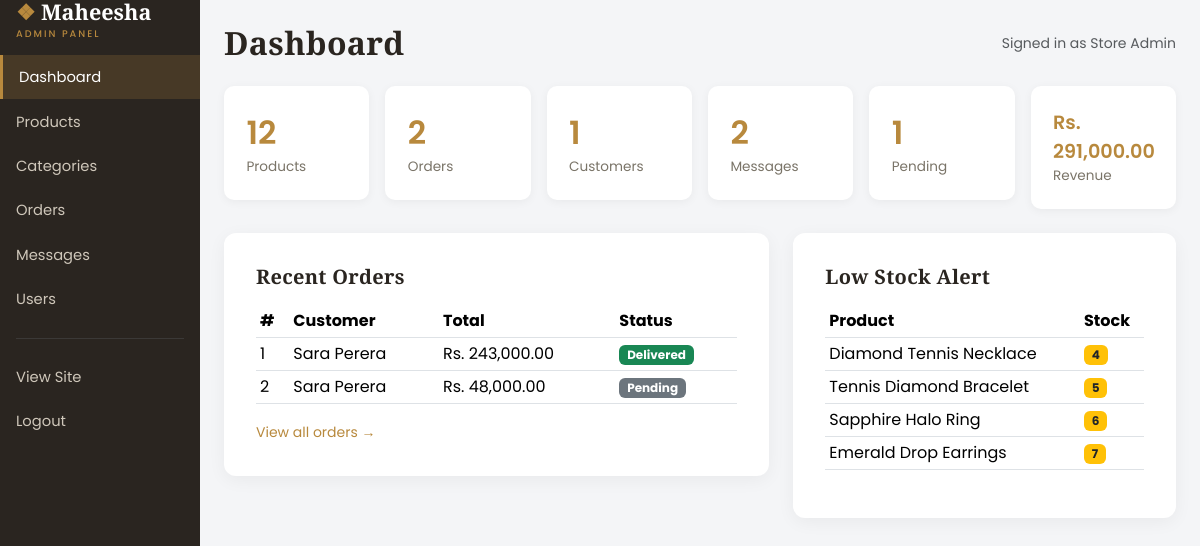
/admin/index.php (signed in), run on the app's committed database.
### tables this page shows
CREATE TABLE orders (
    id            INT AUTO_INCREMENT PRIMARY KEY,
    user_id       INT DEFAULT NULL,
    customer_name VARCHAR(120)  NOT NULL,
    email         VARCHAR(150)  NOT NULL,
    phone         VARCHAR(30)   NOT NULL,
    address       VARCHAR(255)  NOT NULL,
    total         DECIMAL(10,2) NOT NULL DEFAULT 0.00,
    status        ENUM('Pending','Processing','Shipped','Delivered','Cancelled')
                  NOT NULL DEFAULT 'Pending',
    created_at    TIMESTAMP DEFAULT CURRENT_TIMESTAMP,
    FOREIGN KEY (user_id) REFERENCES users(id) ON DELETE SET NULL
);

CREATE TABLE products (
    id          INT AUTO_INCREMENT PRIMARY KEY,
    name        VARCHAR(150)   NOT NULL,
    category_id INT            DEFAULT NULL,
    description TEXT,
    price       DECIMAL(10,2)  NOT NULL DEFAULT 0.00,
    stock       INT            NOT NULL DEFAULT 0,
    image       VARCHAR(255)   DEFAULT 'placeholder.svg',
    created_at  TIMESTAMP DEFAULT CURRENT_TIMESTAMP,
    FOREIGN KEY (category_id) REFERENCES categories(id) ON DELETE SET NULL
);

### includes/functions.php (called while the page is built, shortened)
<?php
function e($value)
{
    return htmlspecialchars((string) $value, ENT_QUOTES, 'UTF-8');
}
function money($amount)
{
    return CURRENCY . number_format((float) $amount, 2);
}

### admin/index.php (the view, shortened to what this page needs)
<?php
require_once __DIR__ . '/../includes/functions.php';
$totalProducts = (int) $pdo->query('SELECT COUNT(*) FROM products')->fetchColumn();
$totalOrders   = (int) $pdo->query('SELECT COUNT(*) FROM orders')->fetchColumn();
$totalUsers    = (int) $pdo->query("SELECT COUNT(*) FROM users WHERE role = 'customer'")->fetchColumn();
$totalMessages = (int) $pdo->query('SELECT COUNT(*) FROM messages')->fetchColumn();
$revenue       = (float) $pdo->query("SELECT COALESCE(SUM(total),0) FROM orders WHERE status <> 'Cancelled'")->fetchColumn();
$pendingOrders = (int) $pdo->query("SELECT COUNT(*) FROM orders WHERE status = 'Pending'")->fetchColumn();
$recentOrders = $pdo->query(
    'SELECT * FROM orders ORDER BY created_at DESC LIMIT 5'
)->fetchAll();
$lowStock = $pdo->query(
    'SELECT * FROM products WHERE stock < 8 ORDER BY stock ASC'
)->fetchAll();
require __DIR__ . '/includes/admin_header.php';
$statusColors = [
    'Pending' => 'secondary', 'Processing' => 'info', 'Shipped' => 'primary',
    'Delivered' => 'success', 'Cancelled' => 'danger',
];
?>
<div class="row g-3 mb-4">
    <div class="col-6 col-md-4 col-lg-2"><div class="stat-card"><div class="num"><?= $totalProducts ?></div><div class="lbl">Products</div></div></div>
    <div class="col-6 col-md-4 col-lg-2"><div class="stat-card"><div class="num"><?= $totalOrders ?></div><div class="lbl">Orders</div></div></div>
    <div class="col-6 col-md-4 col-lg-2"><div class="stat-card"><div class="num"><?= $totalUsers ?></div><div class="lbl">Customers</div></div></div>
    <div class="col-6 col-md-4 col-lg-2"><div class="stat-card"><div class="num"><?= $totalMessages ?></div><div class="lbl">Messages</div></div></div>
    <div class="col-6 col-md-4 col-lg-2"><div class="stat-card"><div class="num"><?= $pendingOrders ?></div><div class="lbl">Pending</div></div></div>
    <div class="col-6 col-md-4 col-lg-2"><div class="stat-card"><div class="num" style="font-size:1.2rem"><?= money($revenue) ?></div><div class="lbl">Revenue</div></div></div>
</div>
<div class="row g-4">
    <div class="col-lg-7">
        <div class="panel">
            <h5 class="mb-3">Recent Orders</h5>
            <?php if (empty($recentOrders)): ?>
                <p class="text-muted small mb-0">No orders yet.</p>
            <?php else: ?>
                <div class="table-responsive">
                    <table class="table table-sm">
                        <thead><tr><th>#</th><th>Customer</th><th>Total</th><th>Status</th></tr></thead>
                        <tbody>
                        <?php foreach ($recentOrders as $o): ?>
                            <tr>
                                <td><?= (int) $o['id'] ?></td>
                                <td><?= e($o['customer_name']) ?></td>
                                <td><?= money($o['total']) ?></td>
                                <td><span class="badge bg-<?= $statusColors[$o['status']] ?? 'secondary' ?>"><?= e($o['status']) ?></span></td>
                            </tr>
                        <?php endforeach; ?>
                        </tbody>
                    </table>
                </div>
                <a href="orders.php" class="small text-gold">View all orders &rarr;</a>
            <?php endif; ?>
        </div>
    </div>
    <div class="col-lg-5">
        <div class="panel">
            <h5 class="mb-3">Low Stock Alert</h5>
            <?php if (empty($lowStock)): ?>
                <p class="text-muted small mb-0">All products are well stocked.</p>
            <?php else: ?>
                <div class="table-responsive">
                    <table class="table table-sm">
                        <thead><tr><th>Product</th><th>Stock</th></tr></thead>
                        <tbody>
                        <?php foreach ($lowStock as $p): ?>
                            <tr>
                                <td><?= e($p['name']) ?></td>
                                <td><span class="badge bg-<?= $p['stock'] == 0 ? 'danger' : 'warning text-dark' ?>"><?= (int) $p['stock'] ?></span></td>
                            </tr>
                        <?php endforeach; ?>
                        </tbody>
                    </table>
                </div>
            <?php endif; ?>
        </div>
    </div>
</div>
<?php require __DIR__ . '/includes/admin_footer.php'; ?>

### assets/css/style.css (style rules this page uses)
:root { --gold: #b8893d; --gold-dark: #8c6529; --ink: #2a2520; --cream: #faf6ef; --soft: #f1e8d8; }
* { box-sizing: border-box; }
body { font-family: 'Poppins', sans-serif; color: var(--ink); background: var(--cream); }
h1, h2, h3, h4, h5, .display-font { font-family: 'Cormorant Garamond', serif; font-weight: 700; letter-spacing: .3px; }
a { text-decoration: none; }
.text-gold { color: var(--gold) !important; }
.panel { background: #fff; border-radius: 12px; padding: 2rem; box-shadow: 0 4px 18px rgba(0, 0, 0, .05); }
.admin-body { background: #f4f5f7; }
.stat-card { background: #fff; border-radius: 10px; padding: 1.4rem; box-shadow: 0 2px 10px rgba(0, 0, 0, .05); }
.stat-card .num { font-size: 2rem; font-weight: 600; color: var(--gold); }
.stat-card .lbl { color: #7a7468; font-size: .85rem; }
.table thead { background: var(--ink); color: #fff; }

### data on the page
orders: id "1", customer_name "Sara Perera", total "Rs. 243,000.00", status "Delivered"
orders: id "2", customer_name "Sara Perera", total "Rs. 48,000.00", status "Pending"
products: name "Diamond Tennis Necklace", stock "4"
products: name "Tennis Diamond Bracelet", stock "5"
products: name "Sapphire Halo Ring", stock "6"
products: name "Emerald Drop Earrings", stock "7"

### other printed values
$pageTitle "Dashboard"
current_user()['name'] "Store Admin"
$totalProducts "12"
$totalOrders "2"
$totalUsers "1"
$totalMessages "2"
$pendingOrders "1"
money($revenue) "Rs. 291,000.00"
